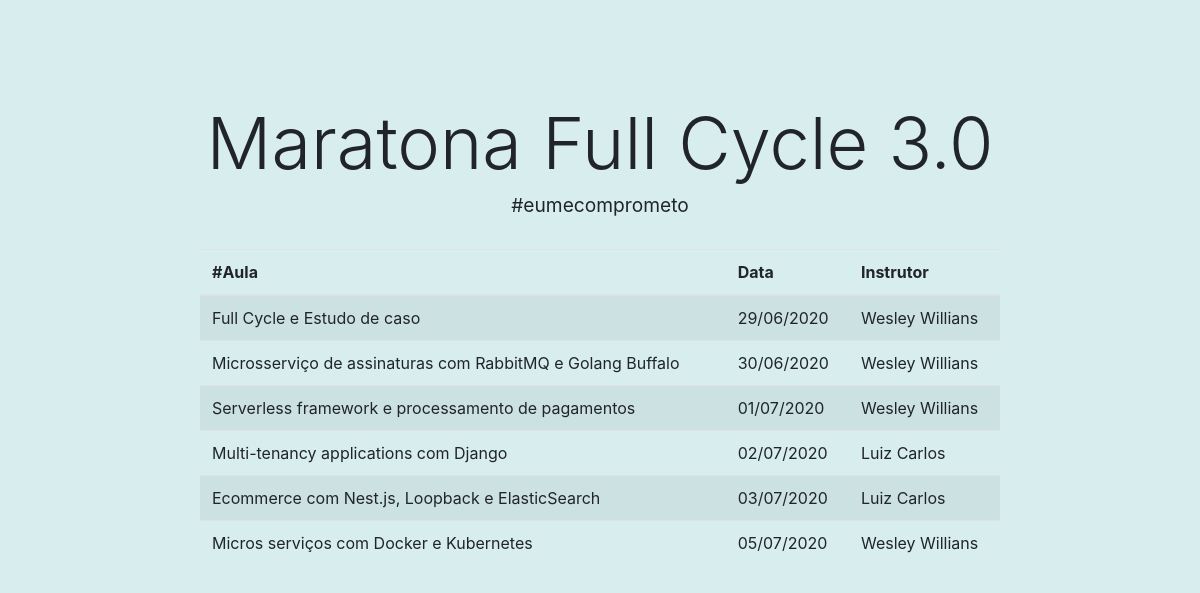
Screenshot of /maratona/ with the database file from the repository.
### fullCycle/models.py (models this page shows)
class Aula(models.Model):
    titulo = models.CharField(
        max_length=100,
        null=False,
        blank=False
    )
    data = models.CharField(
        max_length=18,
        null=False,
        blank=False
    )
    apresentador = models.CharField(
        max_length=30,
        null=False,
        blank=False
    )
    objetos = models.Manager()

### website/views.py (the view)
# urls.py: path('maratona/', views.listclass, name='listclass'),
def listclass(request):
    aulas = Aula.objetos.all()
    context = { 'aulas': aulas }
    return render(request, 'website/list.html', context)

### website/templates/website/list.html (shortened to what this page needs)
<html>
<head>
    <link rel="stylesheet" href="https://stackpath.bootstrapcdn.com/bootstrap/4.3.1/css/bootstrap.min.css">
    <link rel="stylesheet" type="text/css" href="/static/website/css/index.css">
</head>
<body>
    <div class="box">
       <div>
         <h1 class="text-center display-3" >Maratona Full Cycle 3.0</h1>
         <h4 class="text-center"><small>#eumecomprometo</small></h4>
       </div>
      <table class="table table-striped">
         <thead>
            <tr>
               <th>#Aula</th>
               <th>Data</th>
               <th>Instrutor</th>
            </tr>
         </thead>
         <tbody>
            {% for aula in aulas %}
            <tr>
               <td>{{ aula.titulo }}</td>
               <td>{{ aula.data }}</td>
               <td>{{ aula.apresentador }}</td>
            </tr>
            {% endfor %}
         </tbody>
       </table>
      </div>
</body>
</html>

### website/static/website/css/index.css (style rules this page uses)
body,html { margin: 0; padding: 0; background: #d7edee; width: 100%; height: 100%; overflow: hidden; display: flex; align-items: center; justify-content: center; }
.box { width: 800px; height: 600px; overflow: hidden; }

### rows the page displays
Aula: titulo "Full Cycle e Estudo de caso", data "29/06/2020", apresentador "Wesley Willians"
Aula: titulo "Microsserviço de assinaturas com RabbitMQ e Golang Buffalo", data "30/06/2020", apresentador "Wesley Willians"
Aula: titulo "Serverless framework e processamento de pagamentos", data "01/07/2020", apresentador "Wesley Willians"
Aula: titulo "Multi-tenancy applications com Django", data "02/07/2020", apresentador "Luiz Carlos"
Aula: titulo "Ecommerce com Nest.js, Loopback e ElasticSearch", data "03/07/2020", apresentador "Luiz Carlos"
Aula: titulo "Micros serviços com Docker e Kubernetes", data "05/07/2020", apresentador "Wesley Willians"
